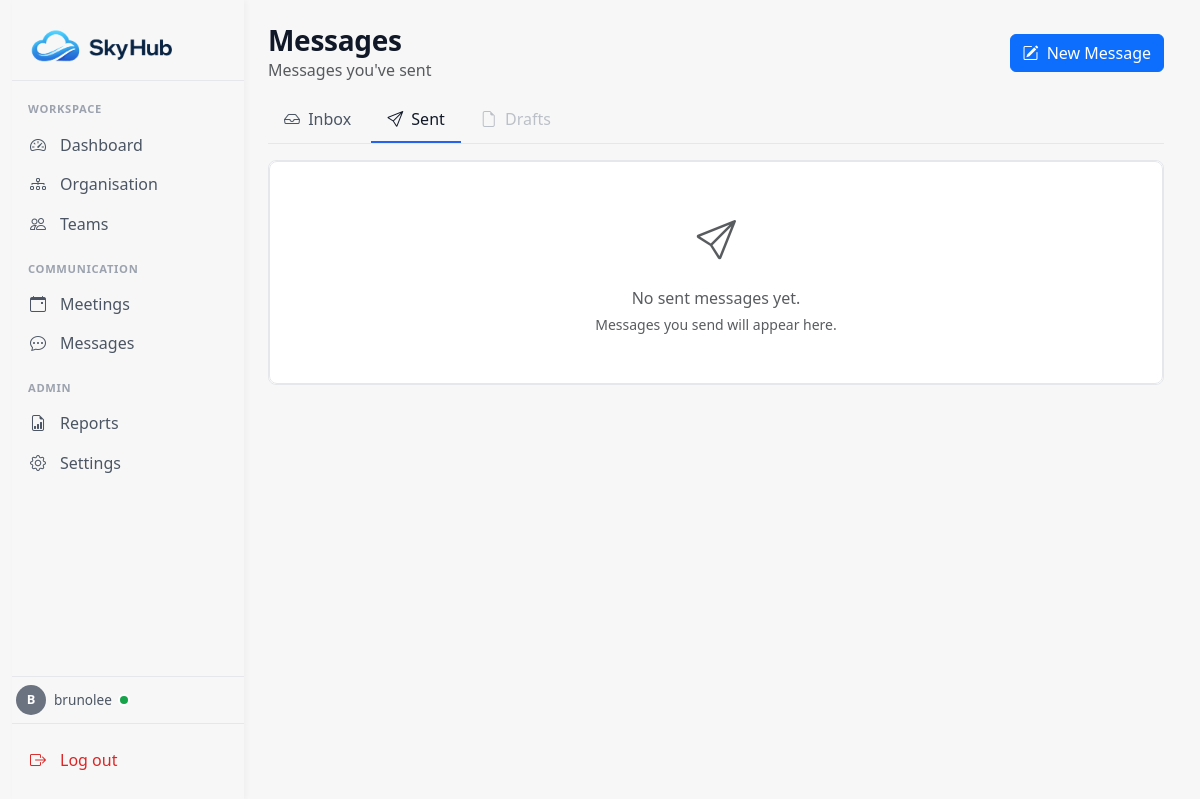
The page /messages/sent/ (signed in) on the database as committed earlier.
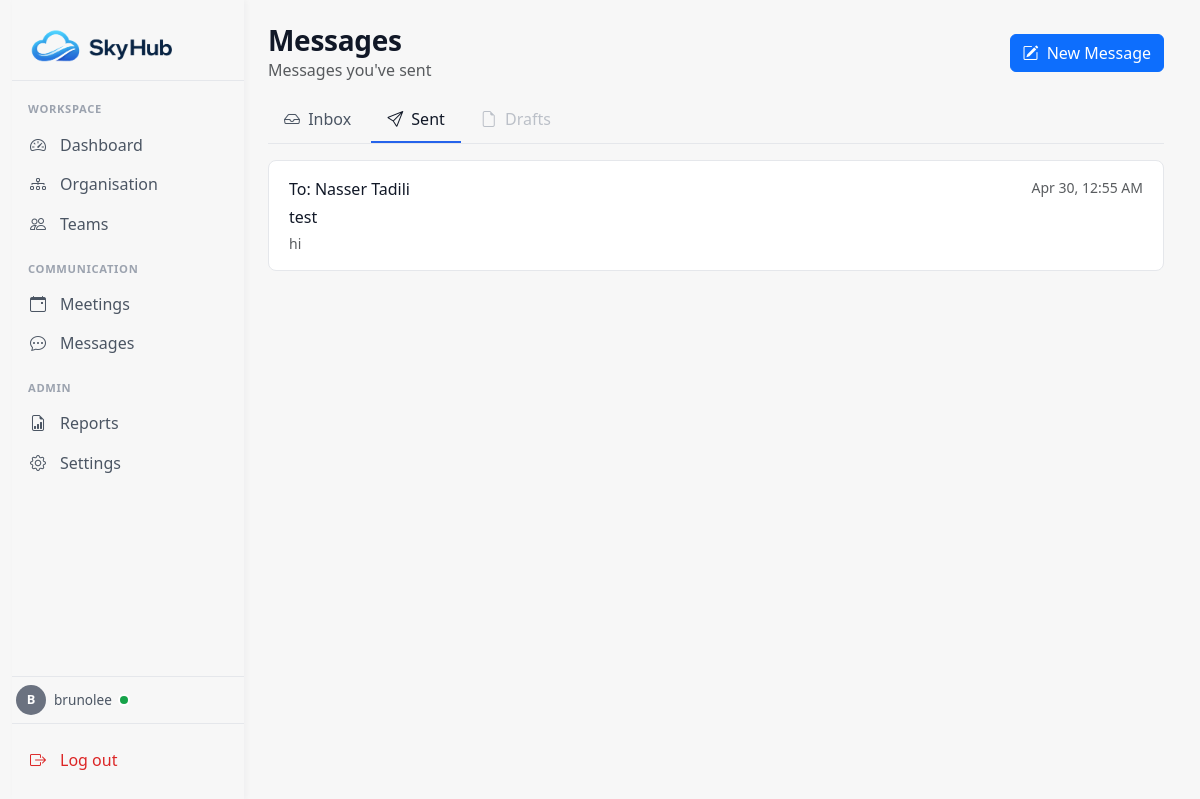
The same page on the database as committed later.
### main/models.py (models this page shows, shortened)
class Message(models.Model):
    STATUS_CHOICES = [
        ('unread', 'Unread'),
        ('read', 'Read'),
    ]
    sender = models.ForeignKey(
        Profile,
        on_delete=models.CASCADE,
        related_name='sent_messages',
    )
    recipient = models.ForeignKey(
        Profile,
        on_delete=models.CASCADE,
        related_name='received_messages',
        null=True,   # drafts may not have a recipient yet
        blank=True,
    )
    subject = models.CharField(max_length=255, blank=True)
    body = models.TextField(blank=True)
    status = models.CharField(
        max_length=10,
        choices=STATUS_CHOICES,
        default='unread',
    )
    is_draft = models.BooleanField(default=False)
    timestamp = models.DateTimeField(auto_now_add=True)
    updated_at = models.DateTimeField(auto_now=True)
    class Meta:
        ordering = ['-timestamp']

class Profile(models.Model):
  user = models.OneToOneField(User, on_delete=models.CASCADE)
  first_name = models.CharField(max_length=20)
  last_name = models.CharField(max_length=20)
  team = models.ForeignKey(
    'Team',
    on_delete=models.SET_NULL,
    null=True,
    blank=True,
    related_name='members'
  )
  department = models.ForeignKey(
    'Department',
    on_delete=models.SET_NULL,
    null=True,
    blank=True,
    related_name='members'
  )
  created_at = models.DateTimeField(auto_now_add=True)
  updated_at = models.DateTimeField(auto_now=True)

### main/views/messages_views.py (the view)
# urls.py: path('sent/', sent, name='messages_sent'),
@login_required
def sent(request):
    my_profile = _get_current_profile(request)
    if my_profile is None:
        messages_list = []
    else:
        messages_list = (
            Message.objects
            .filter(sender=my_profile, is_draft=False)
            .select_related('recipient')
        )
    context = {
        'messages_list': messages_list,
        'has_profile': my_profile is not None,
    }
    return render(request, 'messages/sent.html', context)

### main/views/messages_views.py (called while the page is built)
def _get_current_profile(request):
    try:
        return request.user.profile
    except Profile.DoesNotExist:
        return None

### main/templates/messages/sent.html (shortened to what this page needs)
{% extends "base.html" %}
{% load static %}
{% block extra_css %}
    <link href="{% static 'main/css/messages.css' %}" rel="stylesheet">
{% endblock %}
{% block content %}
<div class="skyhub-messages-header d-flex justify-content-between align-items-center mb-3">
    <div>
        <h1 class="mb-0">Messages</h1>
        <p class="text-muted mb-0">Messages you've sent</p>
    </div>
    <a href="{% url 'messages_compose' %}" class="btn btn-primary">
        <i class="bi bi-pencil-square me-1"></i>
        New Message
    </a>
</div>
<ul class="nav skyhub-messages-tabs mb-3" role="tablist">
    <li class="nav-item" role="presentation">
        <a class="nav-link" href="{% url 'messages' %}">
            <i class="bi bi-inbox me-1"></i> Inbox
        </a>
    </li>
    <li class="nav-item" role="presentation">
        <a class="nav-link active" aria-current="page" href="{% url 'messages_sent' %}">
            <i class="bi bi-send me-1"></i> Sent
        </a>
    </li>
    <li class="nav-item" role="presentation">
        <span class="nav-link disabled" aria-disabled="true" title="Drafts view — coming next">
            <i class="bi bi-file-earmark me-1"></i> Drafts
        </span>
    </li>
</ul>
<div class="skyhub-messages-list">
    {% if messages_list %}
        {% for msg in messages_list %}
            {% include "messages/_message_list_item.html" with view='sent' %}
        {% endfor %}
    {% else %}
        <div class="skyhub-empty-state text-center py-5">
            <i class="bi bi-send fs-1 text-muted" aria-hidden="true"></i>
            <p class="mt-3 mb-1 text-muted">No sent messages yet.</p>
            <p class="small text-muted mb-0">Messages you send will appear here.</p>
        </div>
    {% endif %}
</div>
{% endblock %}

### main/templates/messages/_message_list_item.html (shortened to what this page needs)
{% if view == 'drafts' %}
    {% comment %}
    Drafts are clickable to edit, and have a separate Delete form.
    The wrapper is a div (not <a>) because we have two interactive children.
    {% endcomment %}
    <div class="skyhub-message-item skyhub-message-draft d-flex align-items-stretch">
        <a href="{% url 'messages_compose' %}?draft={{ msg.pk }}"
           class="flex-grow-1 text-decoration-none text-reset"
           aria-label="Edit draft: {{ msg.subject|default:'(No subject)' }}">
            <div class="d-flex justify-content-between align-items-start">
                <div class="skyhub-message-from">
                    {% if msg.recipient %}
                        To: {{ msg.recipient.first_name }} {{ msg.recipient.last_name }}
                    {% else %}
                        <span class="text-muted">No recipient</span>
                    {% endif %}
                </div>
                <div class="skyhub-message-date text-muted small">
                    Last saved {{ msg.updated_at|date:"M j, g:i A" }}
                </div>
            </div>
            <div class="skyhub-message-subject">
                {{ msg.subject|default:"(No subject)" }}
            </div>
            <div class="skyhub-message-preview text-muted small">
                {{ msg.body|default:""|truncatechars:120 }}
            </div>
        </a>
        <form method="post" action="{% url 'messages_delete_draft' msg.pk %}"
              onsubmit="return confirm('Delete this draft? This cannot be undone.');"
              class="ms-2 align-self-center">
            {% csrf_token %}
            <button type="submit" class="btn btn-sm btn-outline-danger" aria-label="Delete draft">
                <i class="bi bi-trash" aria-hidden="true"></i>
            </button>
        </form>
    </div>
{% else %}
    <a href="{% url 'messages_read' msg.pk %}{% if view == 'sent' %}?from=sent{% endif %}"
       class="skyhub-message-item {% if view == 'inbox' and msg.status == 'unread' %}skyhub-message-unread{% endif %}"
       aria-label="Message {% if view == 'inbox' %}from {{ msg.sender.first_name }} {{ msg.sender.last_name }}{% else %}to {{ msg.recipient.first_name|default:'(no recipient)' }} {{ msg.recipient.last_name }}{% endif %}: {{ msg.subject|default:'(No subject)' }}">
        <div class="d-flex justify-content-between align-items-start">
            <div class="skyhub-message-from">
                {% if view == 'inbox' %}
                    {{ msg.sender.first_name }} {{ msg.sender.last_name }}
                {% else %}
                    {% if msg.recipient %}
                        To: {{ msg.recipient.first_name }} {{ msg.recipient.last_name }}
                    {% else %}
                        <span class="text-muted">No recipient</span>
                    {% endif %}
                {% endif %}
            </div>
            <div class="skyhub-message-date text-muted small">
                {{ msg.timestamp|date:"M j, g:i A" }}
            </div>
        </div>
        <div class="skyhub-message-subject">
            {{ msg.subject|default:"(No subject)" }}
        </div>
        <div class="skyhub-message-preview text-muted small">
            {{ msg.body|default:""|truncatechars:120 }}
        </div>
    </a>
{% endif %}

Rows that differ between the two databases and show on the page:
added Message: recipient.first_name "Nasser", recipient.last_name "Tadili", timestamp "Apr 30, 12:55 AM", subject "test", body "hi"
Other text that changed with them:
text no longer shown: "No sent messages yet. Messages you send will appear here."
